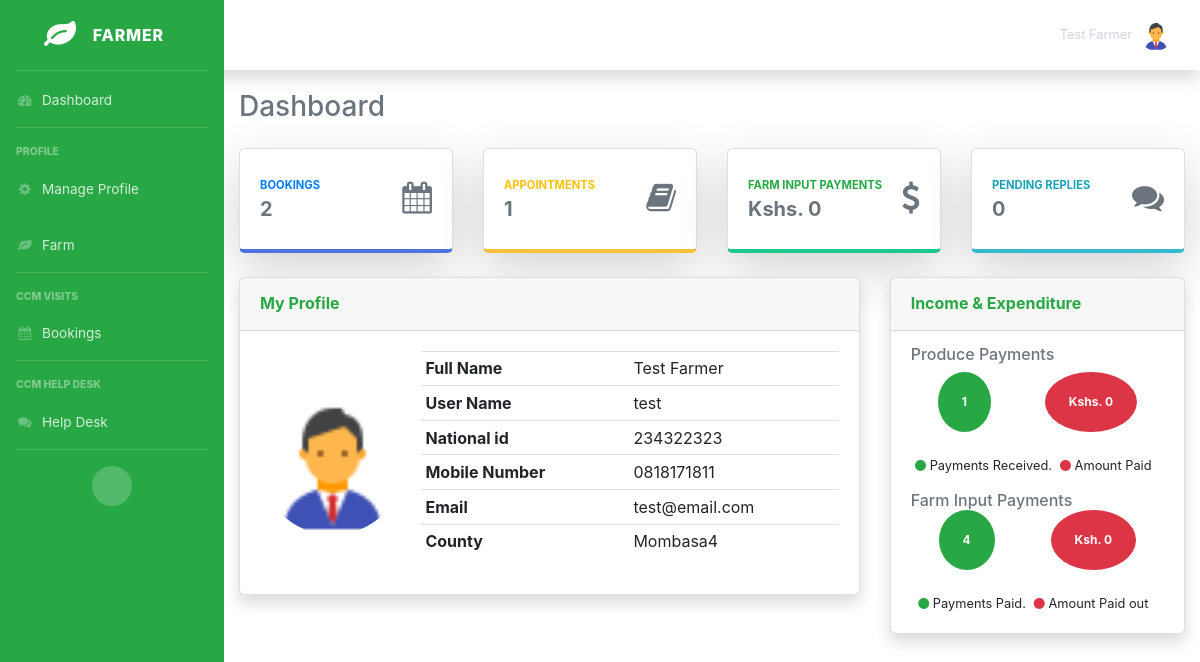
The app's page /farmer/dashboard.php?farmer=2 (signed in) with its own data.
### tables this page shows
CREATE TABLE `ccm_farmers` (
  `id` int NOT NULL AUTO_INCREMENT,
  `fullname` varchar(255) NOT NULL,
  `username` varchar(64) NOT NULL,
  `national_id` varchar(64) DEFAULT NULL,
  `mobile_number` varchar(20) NOT NULL,
  `email` varchar(64) NOT NULL,
  `location` int NOT NULL,
  `pic` varchar(255) NOT NULL,
  `password` varchar(255) NOT NULL,
  `approved` int NOT NULL DEFAULT '0',
  PRIMARY KEY (`id`),
  KEY `county_fk_id` (`location`),
  CONSTRAINT `ccm_farmers_ibfk_1` FOREIGN KEY (`location`) REFERENCES `ccm_counties` (`id`) ON DELETE RESTRICT,
  CONSTRAINT `county_fk_id` FOREIGN KEY (`location`) REFERENCES `ccm_counties` (`id`) ON UPDATE CASCADE
);

CREATE TABLE `ccm_counties` (
  `id` int NOT NULL AUTO_INCREMENT,
  `county` varchar(64) NOT NULL,
  PRIMARY KEY (`id`)
);

### farmer/dashboard.php (the view, shortened to what this page needs)
<?php
require_once '../includes/config.php';
?>
<!DOCTYPE html>
<html lang="en">
  <head>
    <?php include '../head.php'; ?>
    <link rel="stylesheet" href="../css/dashboard.css">
  </head>
  <body>
    <div class="d-flex">
      <?php include 'menu.php'; ?>
      <div class="container-fluid pt-9">
        <div class="d-sm-flex align-items-center justify-content-between mb-4">
          <h1 class="h3 mb-0 text-secondary">Dashboard</h1>
        </div>
        <?php include 'summary.php'; ?>
        <div class="row">
          <div class="col-xl-8 col-lg-7">
            <div class="card shadow mb-4">
              <div class="card-header py-3 d-flex flex-row align-items-center justify-content-between">
                <h6 class="m-0 font-weight-bold text-success">My Profile</h6>
              </div>
              <div class="card-body">
                <?php
              $sql = "SELECT fullname, username, mobile_number, national_id, email, county, pic
              FROM ccm_farmers
              JOIN ccm_counties
              ON ccm_farmers.location=ccm_counties.id
              WHERE ccm_farmers.id = ?";
              if ($stmt = $conn->prepare($sql)) {
                $stmt->bind_param("i", $param_id);
                if ($stmt->execute()) {
                  $result = $stmt->get_result();
                  if ($result->num_rows == 1) {
                    $row = $result->fetch_array(MYSQLI_ASSOC);
                  } else {
                    echo "Something went wrong.";
                    exit();
                  }
                } else {
                  header('location: ../error.php');
                }
              }
              ?>
                <div class="media">
                  <img src="<?php echo $row['pic']; ?>" class="align-self-center mr-3 w-25 rounded-circle"
                       alt="Profile Image">
                  <div class="media-body">
                    <div class="table-responsive">
                      <table class="table table-sm">
                        <tr>
                          <th>Full Name</th>
                          <td><?php echo $row['fullname']; ?>
                          </td>
                        </tr>
                        <tr>
                          <th>User Name</th>
                          <td><?php echo $row['username']; ?>
                          </td>
                        </tr>
                        <tr>
                          <th>National id</th>
                          <td><?php echo $row['national_id']; ?>
                          </td>
                        </tr>
                        <tr>
                          <th>Mobile Number</th>
                          <td><?php echo $row['mobile_number']; ?>
                          </td>
                        </tr>
                        <tr>
                          <th>Email</th>
                          <td><?php echo $row['email']; ?>
                          </td>
                        </tr>
                        <tr>
                          <th>County</th>
                          <td><?php echo $row['county']; ?>
                          </td>
                        </tr>
                      </table>
                    </div>
                  </div>
                </div>
              </div>
            </div>
          </div>
          <div class="col-xl-4 col-lg-5">
            <div class="card shadow mb-4">
              <div class="card-header py-3 d-flex flex-row align-items-center justify-content-between">
                <h6 class="m-0 font-weight-bold text-success">Income & Expenditure</h6>
              </div>
              <div class="card-body">
                <?php
              $sql = "SELECT COUNT(ccm_farm_input_payments.id) \n"
                . "FROM ccm_appointments\n"
                . "JOIN ccm_farm_input_payments\n"
                . "ON ccm_appointments.id = ccm_farm_input_payments.paying_for \n"
                . "WHERE ccm_appointments.made_by = ?\n"
                . "UNION ALL\n"
                . "SELECT COALESCE(SUM(ccm_farm_input_payments.amount), 0) \n"
                . "FROM ccm_appointments\n"
                . "JOIN ccm_farm_input_payments\n"
                . "ON ccm_appointments.id = ccm_farm_input_payments.paying_for \n"
                . "WHERE ccm_appointments.made_by = ? \n"
                . "UNION ALL \n"
                . "SELECT COUNT(ccm_farm_produce_payments.id) \n"
                . "FROM ccm_bookings\n"
                . "JOIN ccm_farm_produce_payments\n"
                . "ON ccm_bookings.id=ccm_farm_produce_payments.paying_for \n"
                . "WHERE ccm_bookings.booked_by = ? \n"
                . "UNION ALL \n"
                . "SELECT COALESCE(SUM(ccm_farm_produce_payments.amount),0) \n"
                . "FROM ccm_bookings\n"
                . "JOIN ccm_farm_produce_payments\n"
                . "ON ccm_bookings.id=ccm_farm_produce_payments.paying_for \n"
                . "WHERE ccm_bookings.booked_by = ?";
              if ($stmt = $conn->prepare($sql)) {
                $stmt->bind_param("iiii", $param_farmer, $param_farmer, $param_farmer, $param_farmer);
                if ($stmt->execute()) {
                  $result = $stmt->get_result();
                  $res = array();
                  while ($row =  $result->fetch_array(MYSQLI_NUM)) {
                    foreach ($row as $r) {
                      array_push($res, $r);
                    }
                  }
                  echo "<h6 class='card-subtitle mb-2 text-muted'>Produce Payments</h6>";
                  echo "<div class='d-flex justify-content-around'>";
                  echo "<span class='badge badge-pill badge-success p-4 rounded-circle'>" . $res[2] . "</span>";
                  echo "<span class='badge badge-pill badge-danger p-4 rounded-circle'> Kshs. " . $res[3] . "</span>";
                  echo "</div>";
                  echo "<div class='mt-4 text-center small'>";
                  echo "<span class='mr-2'>";
                  echo "<i class='fa fa-circle text-success'></i> Payments Received.";
                  echo "</span>";
                  echo "<span class='mr-2'>";
                  echo "<i class='fa fa-circle text-danger'></i> Amount Paid";
                  echo "</span>";
                  echo "</div>";
                  echo "<h6 class='card-subtitle mt-3 text-muted'>Farm Input Payments</h6>";
                  echo "<div class='d-flex justify-content-around'>";
                  echo "<span class='badge badge-pill badge-success p-4 rounded-circle'>" . $res[0] . "</span>";
                  echo "<span class='badge badge-pill badge-danger p-4 rounded-circle'> Ksh. " . $res[1] . "</span>";
                  echo "</div>";
                  echo "<div class='mt-4 text-center small'>";
                  echo "<span class='mr-2'>";
                  echo "<i class='fa fa-circle text-success'></i> Payments Paid.";
                  echo "</span>";
                  echo "<span class='mr-2'>";
                  echo "<i class='fa fa-circle text-danger'></i> Amount Paid out";
                  echo "</span>";
                  echo "</div>";
                }
              }
              ?>
              </div>
            </div>
          </div>
        </div>
      </div>
    </div>
  </body>
</html>

### css/dashboard.css (style rules this page uses)
.pt-9 { padding-top: 90px; }
.card { border-radius: .35rem; }

### records on screen
ccm_farmers: pic (placeholder picture), fullname "Test Farmer", username "test", national "234322323", mobile_number "0818171811", email "test@email.com", location.county "Mombasa4"

### other values on screen
$_SESSION["farmer_fullname"] "Test Farmer"
$count "2"
$count "1"
$total "0"
$count "0"
$res[2] "1"
$res[3] "0"
$res[0] "4"
$res[1] "0"
